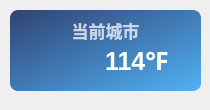
<?xml version="1.0" encoding="UTF-8"?>
<ui version="4.0">
 <class>Theme</class>
 <widget class="QWidget" name="Form">
  <property name="geometry">
   <rect>
    <x>0</x>
    <y>0</y>
    <width>210</width>
    <height>110</height>
   </rect>
  </property>
  <property name="minimumSize">
   <size>
    <width>0</width>
    <height>0</height>
   </size>
  </property>
  <property name="maximumSize">
   <size>
    <width>16777215</width>
    <height>65536</height>
   </size>
  </property>
  <property name="windowTitle">
   <string>天气</string>
  </property>
  <widget class="QLabel" name="current_city">
   <property name="geometry">
    <rect>
     <x>10</x>
     <y>10</y>
     <width>191</width>
     <height>41</height>
    </rect>
   </property>
   <property name="font">
    <font>
     <family>Microsoft YaHei UI</family>
     <pointsize>13</pointsize>
     <bold>true</bold>
    </font>
   </property>
   <property name="styleSheet">
    <string notr="true">color: rgba(255, 255, 255, 185);
font-weight: bold;</string>
   </property>
   <property name="text">
    <string>当前城市</string>
   </property>
   <property name="textFormat">
    <enum>Qt::PlainText</enum>
   </property>
   <property name="alignment">
    <set>Qt::AlignCenter</set>
   </property>
  </widget>
  <widget class="QLabel" name="backgnd">
   <property name="geometry">
    <rect>
     <x>10</x>
     <y>10</y>
     <width>191</width>
     <height>81</height>
    </rect>
   </property>
   <property name="styleSheet">
    <string notr="true">background-color: qlineargradient(spread:pad, x1:0, y1:0, x2:1, y2:1, stop:0 rgba(40, 60, 110, 245), stop:1 rgba(75, 175, 245, 245));
border-radius: 8px;
border-image: url();
</string>
   </property>
   <property name="text">
    <string/>
   </property>
  </widget>
  <widget class="QWidget" name="horizontalLayoutWidget">
   <property name="geometry">
    <rect>
     <x>30</x>
     <y>30</y>
     <width>161</width>
     <height>61</height>
    </rect>
   </property>
   <layout class="QHBoxLayout" name="horizontalLayout_2">
    <item>
     <widget class="IconWidget" name="weather_icon">
      <property name="sizePolicy">
       <sizepolicy hsizetype="Maximum" vsizetype="Maximum">
        <horstretch>0</horstretch>
        <verstretch>0</verstretch>
       </sizepolicy>
      </property>
      <property name="minimumSize">
       <size>
        <width>25</width>
        <height>25</height>
       </size>
      </property>
      <property name="icon">
       <iconset>
        <normaloff>../../../img/weather/0.svg</normaloff>../../../img/weather/0.svg</iconset>
      </property>
     </widget>
    </item>
    <item>
     <widget class="QLabel" name="temperature">
      <property name="sizePolicy">
       <sizepolicy hsizetype="Maximum" vsizetype="Preferred">
        <horstretch>0</horstretch>
        <verstretch>0</verstretch>
       </sizepolicy>
      </property>
      <property name="font">
       <font>
        <family>Microsoft YaHei UI</family>
        <pointsize>19</pointsize>
        <bold>true</bold>
       </font>
      </property>
      <property name="styleSheet">
       <string notr="true">border: none;
color: rgba(255, 255, 255, 255);
font-weight: bold</string>
      </property>
      <property name="text">
       <string>114℉</string>
      </property>
      <property name="textFormat">
       <enum>Qt::PlainText</enum>
      </property>
      <property name="alignment">
       <set>Qt::AlignLeading|Qt::AlignLeft|Qt::AlignVCenter</set>
      </property>
     </widget>
    </item>
   </layout>
  </widget>
  <zorder>backgnd</zorder>
  <zorder>current_city</zorder>
  <zorder>horizontalLayoutWidget</zorder>
 </widget>
 <customwidgets>
  <customwidget>
   <class>IconWidget</class>
   <extends>QWidget</extends>
   <header>qfluentwidgets</header>
  </customwidget>
 </customwidgets>
 <resources/>
 <connections/>
</ui>
